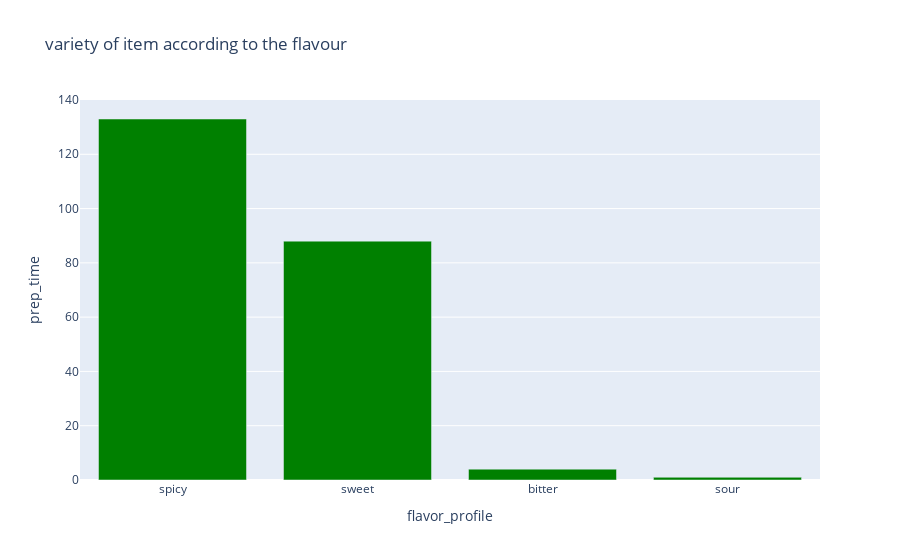

Write notebook code for a chart like this one.
### Code cell
flav_fav=df['flavor_profile'].value_counts().reset_index()
flav_fav.columns=['flavor_profile','prep_time']

fig=px.bar(flav_fav,x='flavor_profile',y='prep_time',title='variety of item according to the flavour',color_discrete_sequence=['green'])

fig.show()

### Figure 1 — Plotly figure (JSON) as saved in the notebook; plotly's stock layout.template omitted (floating-point values rounded to 4 significant figures)
{"data": [{"alignmentgroup": "True", "hovertemplate": "flavor_profile=%{x}<br>prep_time=%{y}<extra></extra>", "legendgroup": "", "marker": {"color": "green", "pattern": {"shape": ""}}, "name": "", "offsetgroup": "", "orientation": "v", "showlegend": false, "textposition": "auto", "type": "bar", "x": ["spicy", "sweet", "bitter", "sour"], "xaxis": "x", "y": [133, 88, 4, 1], "yaxis": "y"}], "layout": {"barmode": "relative", "legend": {"tracegroupgap": 0}, "title": {"text": "variety of item according to the flavour"}, "xaxis": {"anchor": "y", "domain": [0, 1], "title": {"text": "flavor_profile"}}, "yaxis": {"anchor": "x", "domain": [0, 1], "title": {"text": "prep_time"}}}}
